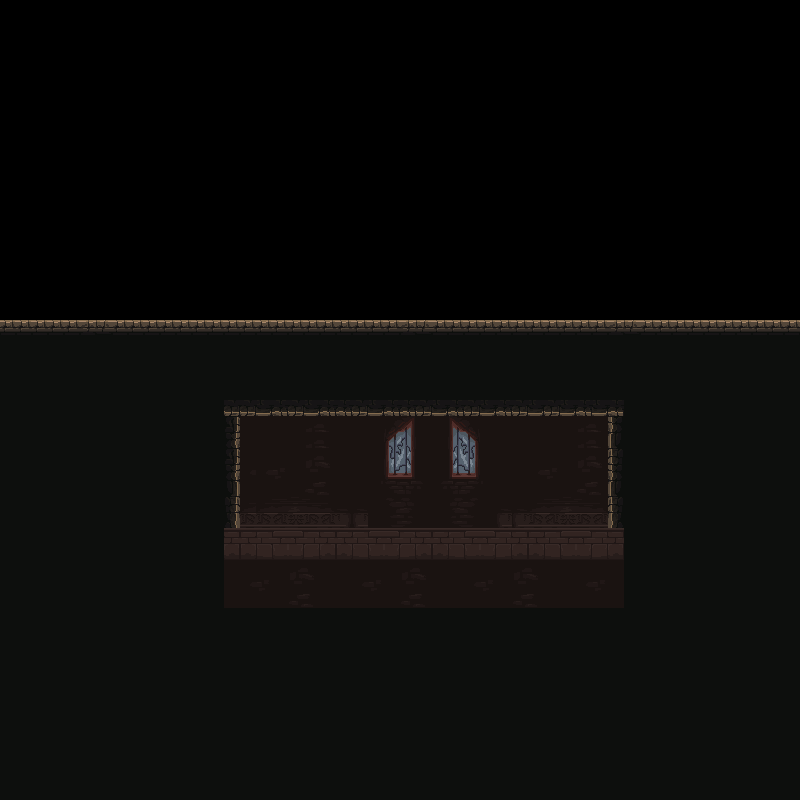

A 2D game scene composited from a Tiled map and its tileset images. What follows is a short description and the map's XML, with each tile layer's data collapsed to a summary:
An orthogonal 50x50 tile map with 16x16 px tiles, 7 tile layers (bg3, bg2, bg, collision, ...), 4 tilesets and 25 objects (3x hulls, idle, spider, entrance, exit, ...).

<map version="1.2" tiledversion="1.3.3" orientation="orthogonal" renderorder="right-down" compressionlevel="0" width="50" height="50" tilewidth="16" tileheight="16" infinite="0" nextlayerid="17" nextobjectid="17">
 <editorsettings>
  <export target="../assets/world/m1s1a.json" format="json" />
 </editorsettings>
 <tileset firstgid="1" name="decorative" tilewidth="16" tileheight="16" tilecount="1024" columns="32">
  <image source="tilesets/PF_Caslte_1.0/decorative.png" width="512" height="512" />
 </tileset>
 <tileset firstgid="1025" name="mainlevbuild_A" tilewidth="16" tileheight="16" tilecount="4096" columns="64">
  <image source="tilesets/PF_Caslte_1.0/mainlevbuild_A.png" width="1024" height="1024" />
 </tileset>
 <tileset firstgid="5121" name="mainlevbuild_B" tilewidth="16" tileheight="16" tilecount="2560" columns="64">
  <image source="tilesets/PF_Caslte_1.0/mainlevbuild_B.png" width="1024" height="640" />
 </tileset>
 <tileset firstgid="7681" name="collision" tilewidth="16" tileheight="16" tilecount="64" columns="8">
  <image source="collision.png" width="128" height="128" />
  <tile id="0">
   <properties>
    <property name="collides" type="bool" value="true" />
   </properties>
   <objectgroup draworder="index" id="2">
    <object id="1" x="0" y="0">
     <polygon points="0,0 16,0 16,16 0,16" />
    </object>
   </objectgroup>
  </tile>
  <tile id="1">
   <properties>
    <property name="collides" type="bool" value="true" />
   </properties>
   <objectgroup draworder="index" id="2">
    <object id="1" x="0" y="16">
     <polygon points="0,0 16,-16 16,0" />
    </object>
   </objectgroup>
  </tile>
  <tile id="2">
   <properties>
    <property name="collides" type="bool" value="true" />
   </properties>
   <objectgroup draworder="index" id="2">
    <object id="1" x="0" y="0">
     <polygon points="0,0 16,0 16,16" />
    </object>
   </objectgroup>
  </tile>
  <tile id="3">
   <properties>
    <property name="collides" type="bool" value="true" />
   </properties>
   <objectgroup draworder="index" id="2">
    <object id="1" x="0" y="0">
     <polygon points="0,0 16,16 0,16" />
    </object>
   </objectgroup>
  </tile>
  <tile id="4">
   <properties>
    <property name="collides" type="bool" value="true" />
   </properties>
  </tile>
  <tile id="5">
   <properties>
    <property name="collides" type="bool" value="true" />
   </properties>
   <objectgroup draworder="index" id="3">
    <object id="2" x="0" y="16">
     <polygon points="0,0 16,-9 16,0" />
    </object>
   </objectgroup>
  </tile>
  <tile id="6">
   <properties>
    <property name="collides" type="bool" value="true" />
   </properties>
   <objectgroup draworder="index" id="2">
    <object id="1" x="0" y="7">
     <polygon points="0,0 16,9 0,9" />
    </object>
   </objectgroup>
  </tile>
  <tile id="7">
   <properties>
    <property name="collides" type="bool" value="true" />
   </properties>
   <objectgroup draworder="index" id="2">
    <object id="1" x="16" y="0">
     <polygon points="0,0 -9,16 0,16" />
    </object>
   </objectgroup>
  </tile>
  <tile id="8">
   <properties>
    <property name="collides" type="bool" value="true" />
   </properties>
   <objectgroup draworder="index" id="2">
    <object id="1" x="0" y="0">
     <polygon points="0,0 9,16 0,16" />
    </object>
   </objectgroup>
  </tile>
  <tile id="9">
   <properties>
    <property name="collides" type="bool" value="true" />
   </properties>
   <objectgroup draworder="index" id="2">
    <object id="1" x="7" y="0">
     <polygon points="0,0 9,16 9,0" />
    </object>
   </objectgroup>
  </tile>
  <tile id="10">
   <properties>
    <property name="collides" type="bool" value="true" />
   </properties>
   <objectgroup draworder="index" id="2">
    <object id="2" x="0" y="0">
     <polygon points="0,0 9,0 0,16" />
    </object>
   </objectgroup>
  </tile>
  <tile id="11">
   <properties>
    <property name="collides" type="bool" value="true" />
   </properties>
   <objectgroup draworder="index" id="2">
    <object id="1" x="8" y="0">
     <polygon points="0,0 8,0 8,16 0,16" />
    </object>
   </objectgroup>
  </tile>
  <tile id="12">
   <properties>
    <property name="collides" type="bool" value="true" />
   </properties>
   <objectgroup draworder="index" id="2">
    <object id="1" x="0" y="0">
     <polygon points="0,0 8,0 8,16 0,16" />
    </object>
   </objectgroup>
  </tile>
  <tile id="13">
   <properties>
    <property name="collides" type="bool" value="true" />
   </properties>
   <objectgroup draworder="index" id="2">
    <object id="1" x="0" y="0">
     <polygon points="0,0 16,0 16,9" />
    </object>
   </objectgroup>
  </tile>
  <tile id="14">
   <properties>
    <property name="collides" type="bool" value="true" />
   </properties>
   <objectgroup draworder="index" id="2">
    <object id="1" x="0" y="0">
     <polygon points="0,0 16,0 0,9" />
    </object>
   </objectgroup>
  </tile>
  <tile id="15">
   <properties>
    <property name="collides" type="bool" value="true" />
   </properties>
   <objectgroup draworder="index" id="2">
    <object id="1" x="0" y="8">
     <polygon points="0,0 16,0 16,8 0,8" />
    </object>
   </objectgroup>
  </tile>
  <tile id="16">
   <properties>
    <property name="collides" type="bool" value="true" />
   </properties>
   <objectgroup draworder="index" id="2">
    <object id="1" x="0" y="8">
     <polygon points="0,0 16,0 16,-8 0,-8" />
    </object>
   </objectgroup>
  </tile>
 </tileset>
 <layer id="4" name="bg3" width="50" height="50">
  <data>[2500 cells, 0 non-empty, 0 distinct tile ids]</data>
 </layer>
 <layer id="16" name="bg2" width="50" height="50">
  <data>[2500 cells, 0 non-empty, 0 distinct tile ids]</data>
 </layer>
 <layer id="5" name="bg" width="50" height="50">
  <data>[2500 cells, 1500 non-empty, 119 distinct tile ids]</data>
 </layer>
 <layer id="7" name="collision" width="50" height="50">
  <data>[2500 cells, 0 non-empty, 0 distinct tile ids]</data>
 </layer>
 <layer id="1" name="fg" width="50" height="50">
  <data>[2500 cells, 0 non-empty, 0 distinct tile ids]</data>
 </layer>
 <layer id="2" name="fg_hidden" width="50" height="50">
  <data>[2500 cells, 0 non-empty, 0 distinct tile ids]</data>
 </layer>
 <layer id="3" name="fg_breakable" width="50" height="50">
  <data>[2500 cells, 0 non-empty, 0 distinct tile ids]</data>
 </layer>
 <objectgroup id="15" name="npcs">
  <object id="4" name="adult" type="idle" x="256" y="528" width="32" height="32" />
 </objectgroup>
 <objectgroup id="14" name="enemies">
  <object id="16" name="spider" type="spider" x="496" y="448" width="32" height="32">
   <properties>
    <property name="aBehav" value="jump" />
    <property name="enemyClass" value="spider" />
    <property name="enemyType" value="spiderhive" />
    <property name="pBehav" value="idle" />
    <property name="weapon" type="int" value="16" />
   </properties>
  </object>
 </objectgroup>
 <objectgroup id="13" name="spawns" />
 <objectgroup id="12" name="exit">
  <object id="11" name="door1" type="entrance" x="416" y="560" width="32" height="32" />
  <object id="12" name="door1" type="exit" x="400" y="496" width="64" height="96">
   <properties>
    <property name="manualTrigger" type="bool" value="true" />
    <property name="targetExit" value="door1" />
    <property name="targetMap" value="m1s1" />
   </properties>
  </object>
 </objectgroup>
 <objectgroup id="9" name="objects">
  <object id="3" name="hive1" type="hive" x="272" y="432" width="32" height="32">
   <properties>
    <property name="bugsMax" type="int" value="5" />
   </properties>
  </object>
 </objectgroup>
 <objectgroup id="10" name="triggers" />
 <objectgroup color="#00ff00" id="8" name="hulls">
  <object id="5" type="hull" x="224" y="400" width="400" height="16" />
  <object id="13" type="hulls" x="224" y="592" width="400" height="16" />
  </objectgroup>
</map>
<!-- 2 of 25 objects omitted -->
